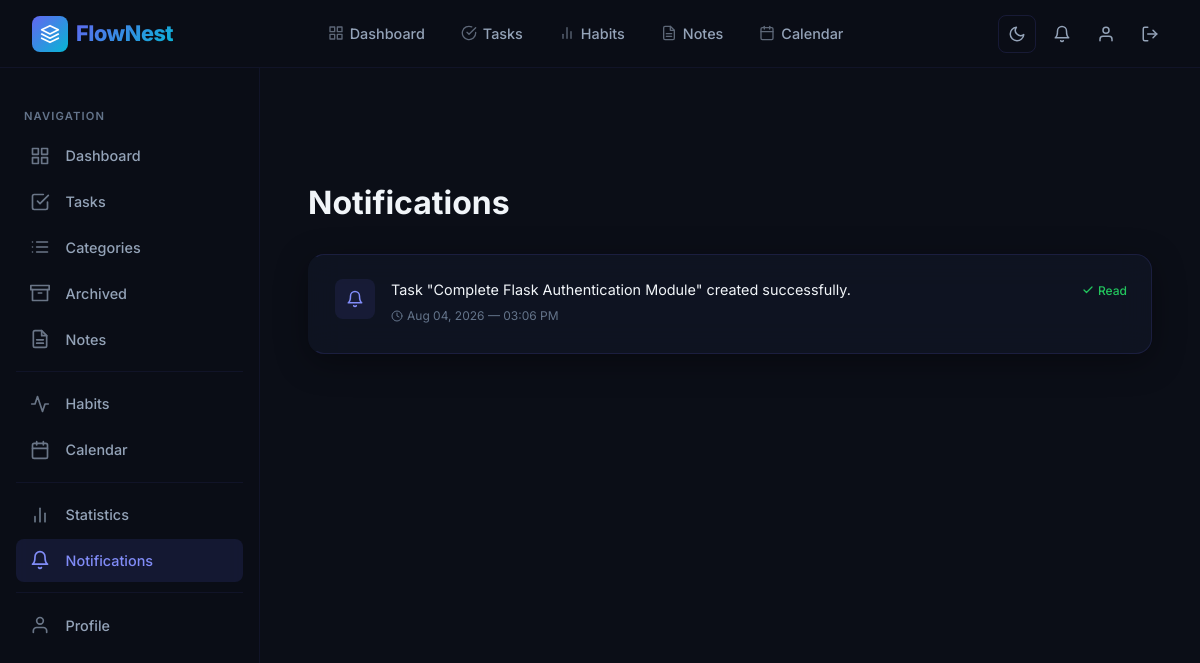
Screenshot of /notifications/ (signed in) with the database file from the repository.
### app/models.py (models this page shows, shortened)
class Notification(db.Model):
    __tablename__ = "notifications"
    id = db.Column(
        db.Integer,
        primary_key=True
    )
    message = db.Column(
        db.String(255),
        nullable=False
    )
    is_read = db.Column(
        db.Boolean,
        default=False
    )
    created_at = db.Column(
        db.DateTime,
        default=datetime.utcnow
    )
    user_id = db.Column(
        db.Integer,
        db.ForeignKey("users.id"),
        nullable=False
    )
    user = db.relationship(
        "User",
        back_populates="notifications"
    )

### app/routes/notifications.py (the view)
@notifications.route("/")
@login_required
def list_notifications():
    notifications = Notification.query.filter_by(
        user_id=current_user.id
    ).order_by(
        Notification.created_at.desc()
    ).all()
    return render_template(
        "notifications/list.html",
        notifications=notifications
    )

### app/extensions.py (called while the page is built)
@login_manager.user_loader
def load_user(user_id):
    from app.models import User
    return User.query.get(int(user_id))

### app/templates/notifications/list.html (shortened to what this page needs)
{% extends "base.html" %}
{% block content %}
<div class="page-wrapper with-sidebar">
    <div class="page-content">
        <div class="page-header fade-in">
            <h2>
                Notifications
                {% set unread = notifications | selectattr('is_read', 'false') | list | length %}
            </h2>
        </div>
        {% if notifications %}
        <div class="notifications-list">
            {% for notification in notifications %}
            <div class="glass-card notification-card {{ 'notification-unread' if not notification.is_read else 'notification-read' }} fade-in fade-in-delay-{{ loop.index % 4 }}" id="notification-{{ notification.id }}">
                <div class="notification-icon-wrap">
                    <svg width="18" height="18" viewBox="0 0 24 24" fill="none" stroke="currentColor" stroke-width="2"
                        stroke-linecap="round" stroke-linejoin="round">
                        <path d="M18 8A6 6 0 0 0 6 8c0 7-3 9-3 9h18s-3-2-3-9"></path>
                        <path d="M13.73 21a2 2 0 0 1-3.46 0"></path>
                    </svg>
                </div>
                <div class="notification-body">
                    <p class="notification-message">{{ notification.message }}</p>
                    <span class="notification-time">
                        <svg width="12" height="12" viewBox="0 0 24 24" fill="none" stroke="currentColor" stroke-width="2"
                            stroke-linecap="round" stroke-linejoin="round">
                            <circle cx="12" cy="12" r="10"></circle>
                            <polyline points="12 6 12 12 16 14"></polyline>
                        </svg>
                        {{ notification.created_at.strftime("%b %d, %Y — %I:%M %p") }}
                    </span>
                </div>
                <div class="notification-actions">
                    {% if not notification.is_read %}
                    <a href="{{ url_for('notifications.mark_read', id=notification.id) }}" class="btn btn-ghost btn-sm notification-mark-btn" title="Mark as read">
                        <svg width="16" height="16" viewBox="0 0 24 24" fill="none" stroke="currentColor" stroke-width="2.5"
                            stroke-linecap="round" stroke-linejoin="round">
                            <polyline points="20 6 9 17 4 12"></polyline>
                        </svg>
                        Mark Read
                    </a>
                    {% else %}
                    <span class="notification-read-label">
                        <svg width="12" height="12" viewBox="0 0 24 24" fill="none" stroke="currentColor" stroke-width="2.5"
                            stroke-linecap="round" stroke-linejoin="round">
                            <polyline points="20 6 9 17 4 12"></polyline>
                        </svg>
                        Read
                    </span>
                    {% endif %}
                </div>
            </div>
            {% endfor %}
        </div>
        {% endif %}
    </div>
</div>
{% endblock %}

### rows the page displays
Notification: message "Task \"Complete Flask Authentication Module\" created successfully.", created_at "Aug 04, 2026 — 03:06 PM", is_read True (drawn)
